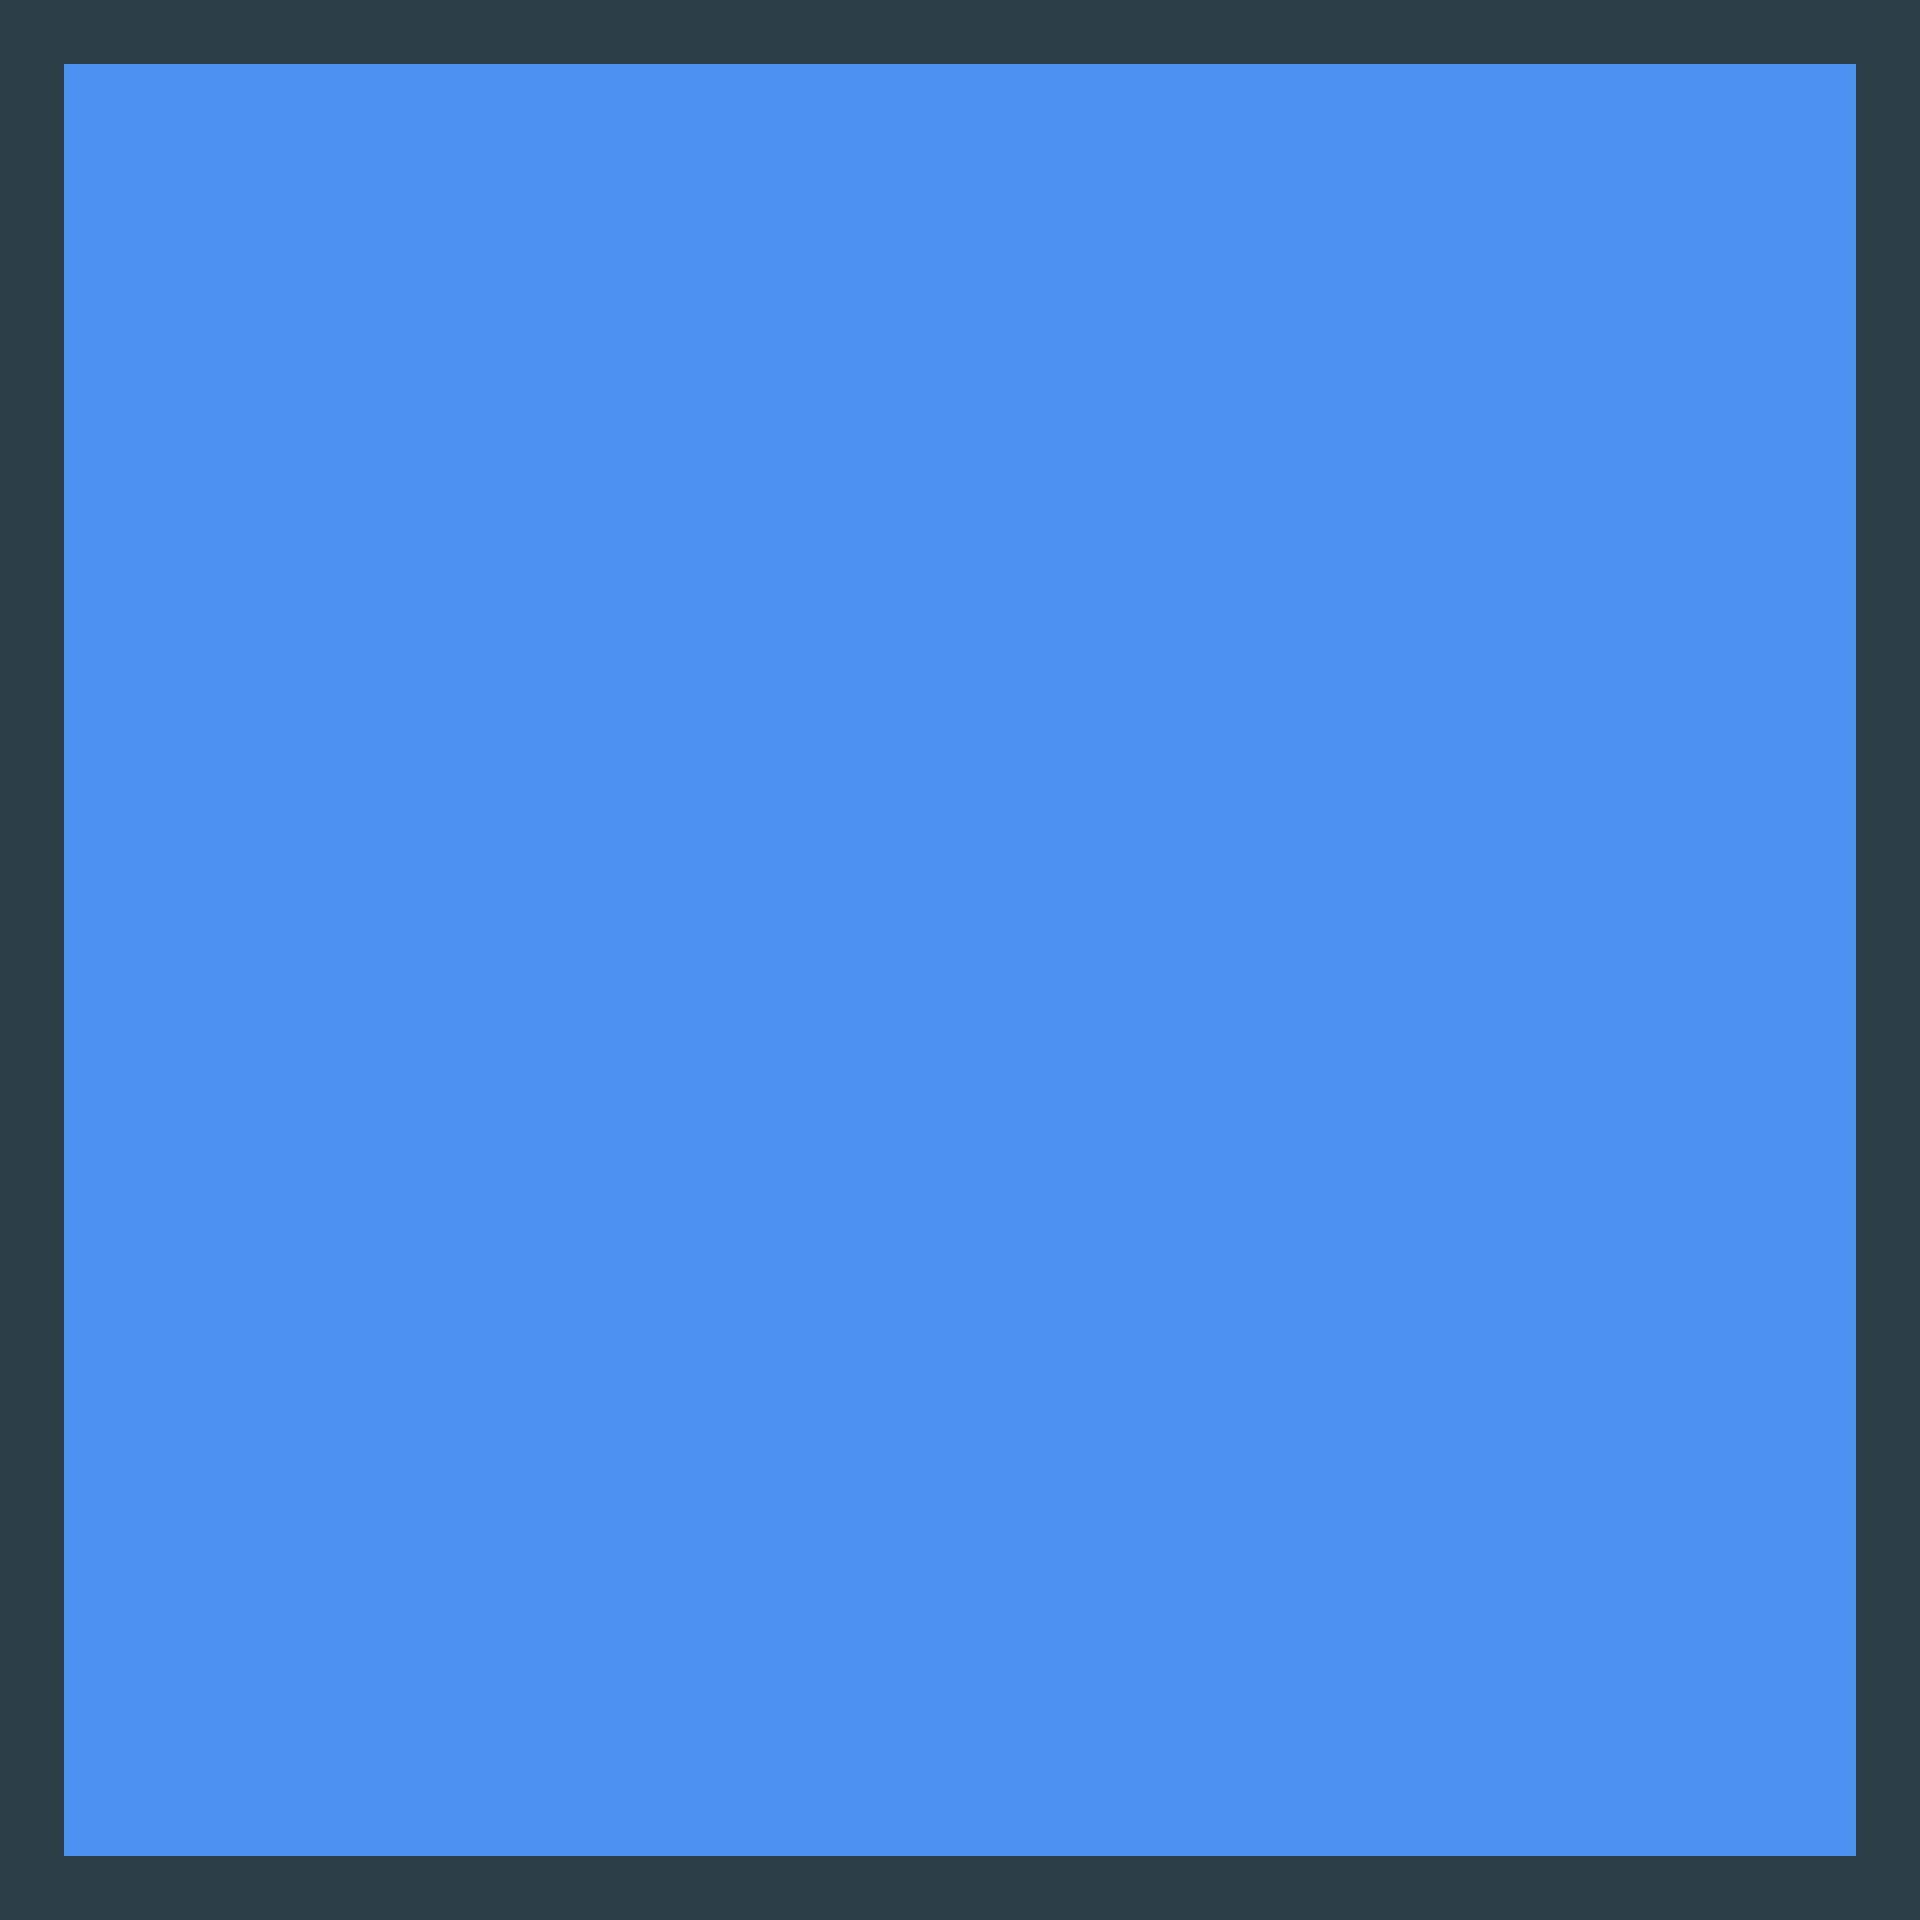

This game map was drawn from its Tiled (.tmx) file and the tilesets committed beside it. A one-line description and the trimmed map source follow:
An orthogonal 30x30 tile map with 64x64 px tiles, 1 tile layer (bg), 2 tilesets and 23 objects (spawn, win_sensor, capture_win_sensor, bystander).

<map version="1.0" orientation="orthogonal" renderorder="right-down" width="30" height="30" tilewidth="64" tileheight="64" nextobjectid="90">
 <tileset firstgid="1" name="terrain" tilewidth="64" tileheight="64" tilecount="108">
  <image source="../../images/tilesets/terrain.png" width="1152" height="384" />
 </tileset>
 <tileset firstgid="109" name="block" tilewidth="64" tileheight="64" tilecount="1">
  <image source="../../images/images/block.png" width="64" height="64" />
 </tileset>
 <layer name="bg" width="30" height="30">
  <properties>
   <property name="tileset" value="terrain" />
  </properties>
  <data>[900 cells, 900 non-empty, 2 distinct tile ids]</data>
 </layer>
 <objectgroup name="other">
  <object id="44" name="spawn" x="135" y="331" width="28" height="30" />
  <object id="45" name="win1" type="win_sensor" x="858.667" y="963.67" width="30.6667" height="22.6667" />
  <object id="86" name="win2" type="capture_win_sensor" x="1144.67" y="740.667" width="30.6667" height="22.6667" />
 </objectgroup>
 <objectgroup name="enemies">
  <object id="88" type="bystander" x="684" y="180">
   <polyline points="-14,14 -54,60" />
  </object>
 </objectgroup>
 <objectgroup name="collision">
  <object id="85" x="21.2121" y="15.1515" width="1872.73" height="48.4848" />
  <object id="86" x="9.09091" y="36.3636" width="54.5455" height="1836.36" />
  <object id="87" x="1860.61" y="39.3939" width="36.3636" height="1851.52" />
  <object id="88" x="27.2727" y="1860.61" width="1857.58" height="48.4848" />
 </objectgroup>
 <objectgroup name="blocks">
  <object id="61" gid="109" x="320" y="576" width="64" height="64">
   <properties>
    <property name="tileset" value="block" />
   </properties>
  </object>
  <object id="65" gid="109" x="320" y="512" width="64" height="64">
   <properties>
    <property name="tileset" value="block" />
   </properties>
  </object>
  <object id="66" gid="109" x="320" y="640" width="64" height="64">
   <properties>
    <property name="tileset" value="block" />
   </properties>
  </object>
  <object id="67" gid="109" x="256" y="640" width="64" height="64">
   <properties>
    <property name="tileset" value="block" />
   </properties>
  </object>
  <object id="68" gid="109" x="128" y="768" width="64" height="64">
   <properties>
    <property name="tileset" value="block" />
   </properties>
  </object>
  <object id="69" gid="109" x="256" y="896" width="64" height="64">
   <properties>
    <property name="tileset" value="block" />
   </properties>
  </object>
  <object id="70" gid="109" x="320" y="896" width="64" height="64">
   <properties>
    <property name="tileset" value="block" />
   </properties>
  </object>
  <object id="71" gid="109" x="320" y="832" width="64" height="64">
   <properties>
    <property name="tileset" value="block" />
   </properties>
  </object>
  <object id="72" gid="109" x="384" y="832" width="64" height="64">
   <properties>
    <property name="tileset" value="block" />
   </properties>
  </object>
  <object id="73" gid="109" x="512" y="704" width="64" height="64">
   <properties>
    <property name="tileset" value="block" />
   </properties>
  </object>
  <object id="74" gid="109" x="512" y="512" width="64" height="64">
   <properties>
    <property name="tileset" value="block" />
   </properties>
  </object>
  <object id="75" gid="109" x="384" y="384" width="64" height="64">
   <properties>
    <property name="tileset" value="block" />
   </properties>
  </object>
  <object id="76" gid="109" x="448" y="384" width="64" height="64">
   <properties>
    <property name="tileset" value="block" />
   </properties>
  </object>
  <object id="77" gid="109" x="576" y="896" width="64" height="64">
   <properties>
    <property name="tileset" value="block" />
   </properties>
  </object>
  <object id="78" gid="109" x="576" y="576" width="64" height="64">
   <properties>
    <property name="tileset" value="block" />
   </properties>
  </object>
 </objectgroup>
 <objectgroup name="objects" />
</map>
